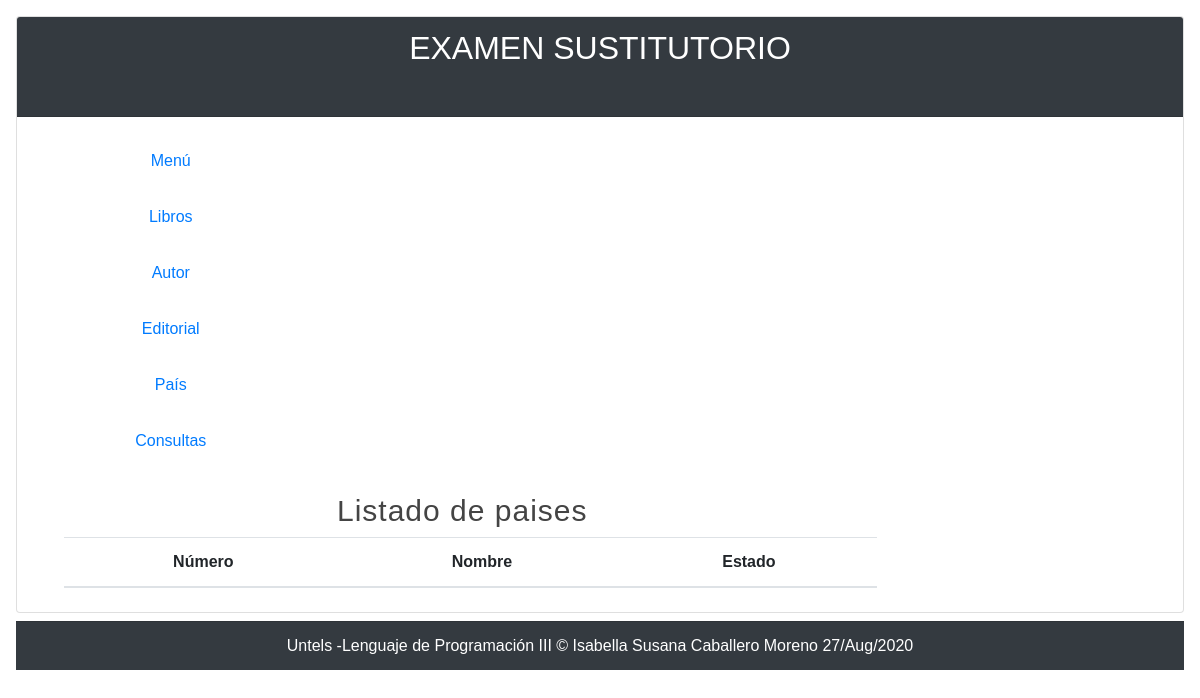
Page /listar-pais/ on the earlier database version.
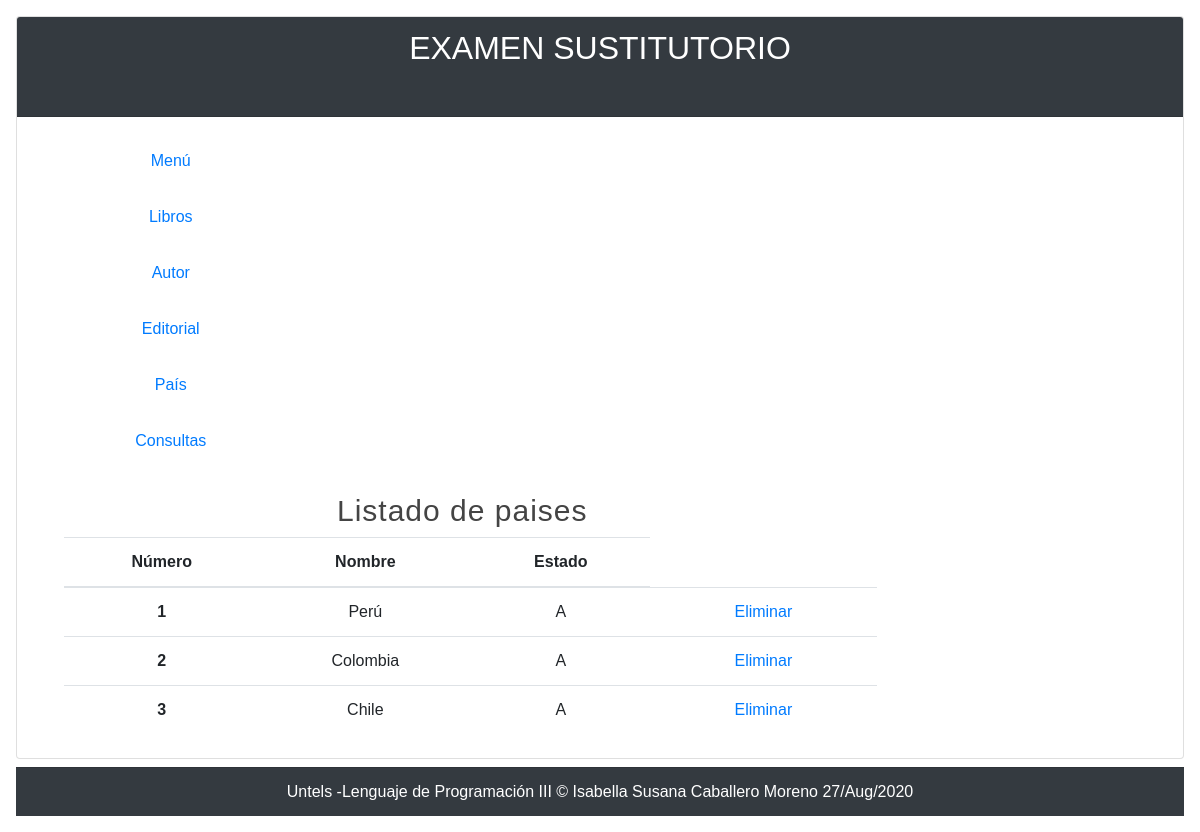
Same page on the later database version.
### miapp/models.py (models this page shows)
class Pais(models.Model):
    idpais = models.IntegerField()
    nombre = models.CharField(max_length=100)
    estado= models.CharField(max_length=1)

### miapp/views.py (the view)
# urls.py: path('listar-pais/', views.listar_pais, name="listar_pais"),
def listar_pais(request):
    paises = Pais.objects.all()
    return render(request,'pais.html',{
        'paises': paises,
        'titulo': 'Listado de paises'
    })

### miapp/templates/pais.html (shortened to what this page needs)
{% extends 'layout.html' %}
{% block content %}
    <h1 class="title">{{titulo}}</h1>
    <ul>
          <table class="table table-hover">
    <thead>
        <tr>
        <th scope="col">Número</th>
        <th scope="col">Nombre</th>
        <th scope="col">Estado</th>
        </tr>
    </thead>
    <tbody>
    {% for pais in paises %}
        <tr>
        <th scope="row">{{pais.idpais}}</th>
        <td>{{pais.nombre}}</td>
        <td>{{pais.estado}}</td>
         <td><a href="{% url 'eliminar_pais' id=pais.idpais %}">Eliminar</td>
        </tr>
        {% endfor %}
  </tbody>
</table>
    </ul>
{% endblock %}

### miapp/templates/layout.html (shortened to what this page needs)
<!DOCTYPE html>
<html lang="es">
<head>
    {% load static %}
    <link rel="stylesheet" type="text/css" href="{% static 'css/estilos.css' %}" />
    {% load bootstrap4 %}
   {% bootstrap_css %}
    {% load static %}
</head>
<body>
<div class="card text-center">
  <div class="card-header  bg-dark text-white">
    <h2>EXAMEN SUSTITUTORIO</h2>
  </div>
  <div class="col-3" >
    <div class="nav flex-column nav-pills" id="v-pills-tab" role="tablist" aria-orientation="vertical">
      <a class="nav-link desactive" role="tab" aria-controls="v-pills-home" aria-selected="true">Menú</a>
      <a class="nav-link" id="v-pills-home" href="{% url 'listar_libro' %}">Libros</a>
      <a class="nav-link" id="v-pills-messages-tab" href="{% url 'listar_autor' %}">Autor</a>
      <a class="nav-link" id="v-pills-settings-tab" href="{% url 'listar_editorial' %}">Editorial</a>
      <a class="nav-link" id="v-pills-settings-tab" href="{% url 'listar_pais' %}" >País</a>
      <a class="nav-link" id="v-pills-settings-tab" href="{% url 'consultas' %}">Consultas</a>
    </div>
  </div>
  <div class="col-9">
    <div class="tab-content" id="v-pills-tabContent">
       {% block content %}{% endblock %}
    </div>
  </div>
</div>
  <div class="card-footer bg-dark text-white">
    <footer>Untels -Lenguaje de Programación III &COPY; Isabella Susana Caballero Moreno  {% now "d/M/Y"%}</footer>
  </div>
</body>
</html>

### miapp/static/css/estilos.css (style rules this page uses)
* { margin: 8px; padding: 0px; font-family: sans-serif; text-decoration: none; }
body { background: linear-gradient(to right, #e7ebec); }
.card-header { width: 100%; height: 100px; margin: 0 auto; }
.title { color:#444; letter-spacing: 1px; font-size: 30px; margin-bottom: 4px; margin-top: 5px; }
footer { text-align: center; margin: 0 auto; }

Differences in the rows shown:
added Pais: idpais "1", nombre "Perú", estado "A"
added Pais: idpais "2", nombre "Colombia", estado "A"
added Pais: idpais "3", nombre "Chile", estado "A"
